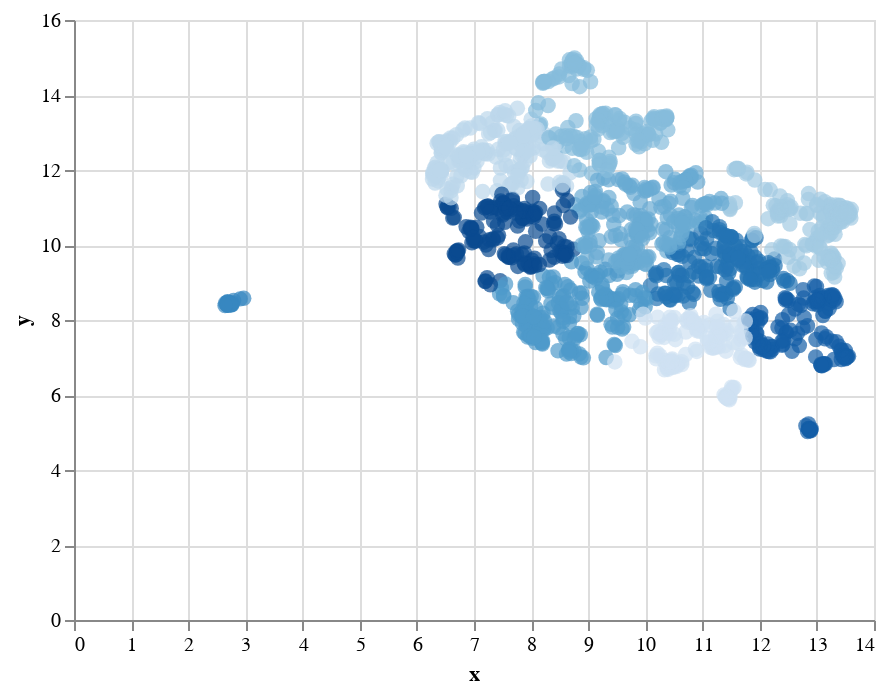

The cell this chart's notebook holds for it:
### Code cell
#reduce embeds 
random.seed(12)
green_occ = random.choice(green_occs)

new_green_skills = list(set(green_skills_df[(green_skills_df.occupation == green_occ) & (green_skills_df.extracted_skill.isna())].skill_label))
new_green_skills_embeds = bert_model.transform(new_green_skills)
embedding = reducer.fit_transform(new_green_skills_embeds)
kmeans = KMeans(n_clusters=10, random_state=0).fit(embedding)
labels = kmeans.labels_

new_skill_cluster_df = pd.DataFrame({'skill': new_green_skills, 'cluster_number': labels, 'x': embedding[:, 0], 'y': embedding[:, 1]})

print(f'new "green" skill groups based on green "{green_occ}"occupation')

alt.data_transformers.disable_max_rows()

alt.Chart(new_skill_cluster_df).mark_circle(size=60).encode(
    x='x',
    y='y',
    color=alt.Color('cluster_number', legend=None),
    tooltip=['skill', 'cluster_number']
).interactive()

### Figure 1 — Vega-Lite specification as saved in the notebook (floating-point values rounded to 4 significant figures; data arrays with more than 128 entries replaced by an {"elided": "..."} marker saying what was removed)
{"config": {"view": {"continuousWidth": 400, "continuousHeight": 300}}, "data": {"name": "data-6f40d6e41dd8944d437e59343f0f502a"}, "mark": {"type": "circle", "size": 60}, "encoding": {"color": {"field": "cluster_number", "legend": null, "type": "quantitative"}, "tooltip": [{"field": "skill", "type": "nominal"}, {"field": "cluster_number", "type": "quantitative"}], "x": {"field": "x", "type": "quantitative"}, "y": {"field": "y", "type": "quantitative"}}, "selection": {"selector048": {"type": "interval", "bind": "scales", "encodings": ["x", "y"]}}, "$schema": "https://vega.github.io/schema/vega-lite/v4.17.0.json", "datasets": {"data-6f40d6e41dd8944d437e59343f0f502a": {"elided": "1494 records"}}}
